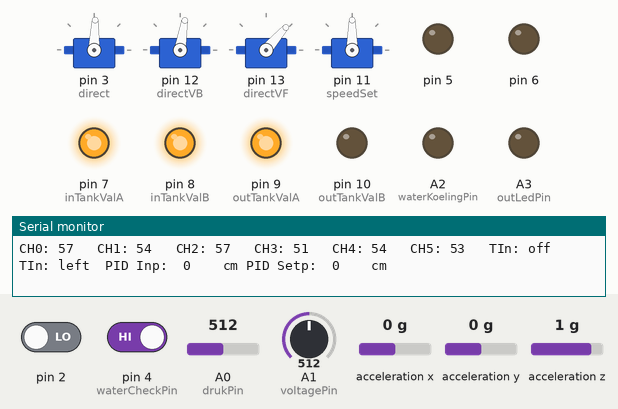
A sketch run on a simulated Arduino Uno, built with avr-gcc and run on an emulated ATmega328P. Shown: 4 × servo, output pins drawn as LEDs (lit = HIGH), the last lines printed to the serial monitor. Inputs (shaded band) come from the test bench; at power-on: A1 (voltagePin) = 512, pin 4 (waterCheckPin) HIGH, A0 (drukPin) = 512, pin 2 LOW, acceleration x 0 g, acceleration y 0 g, acceleration z 1 g.

Above: at 3.2 s.
3.3 s: A1 (voltagePin) set to 942
6.3 s: A1 (voltagePin) set to 959
At 8.6 s:
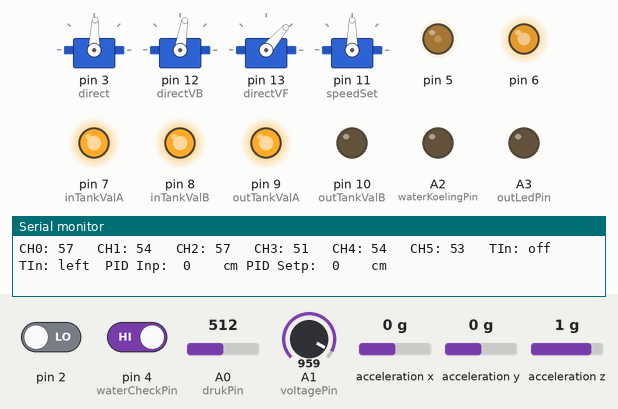
9.3 s: pin 4 (waterCheckPin) driven LOW
At 10.94 s:
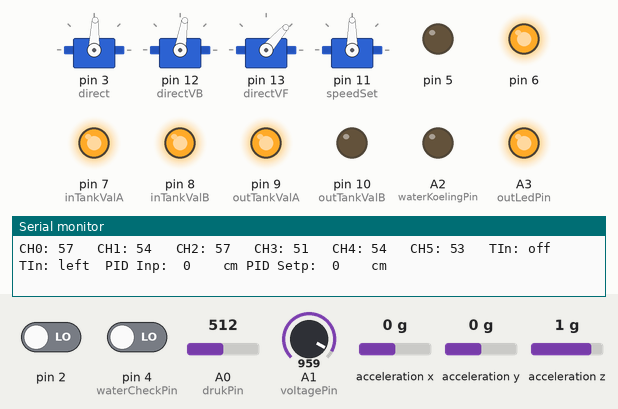
12.3 s: A0 (drukPin) set to 528
15.3 s: pin 4 (waterCheckPin) driven HIGH
At 15.77 s:
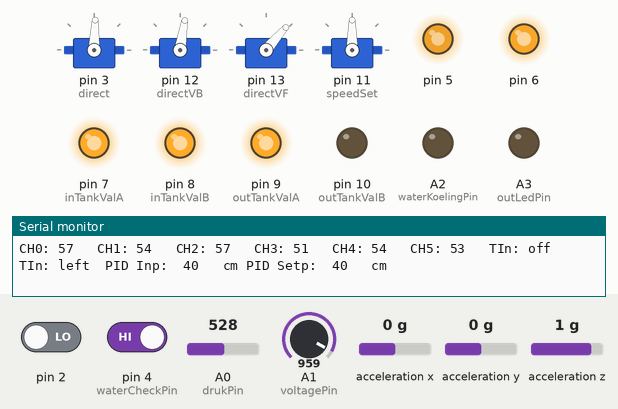
18.3 s: A1 (voltagePin) set to 992
At 20.3 s:
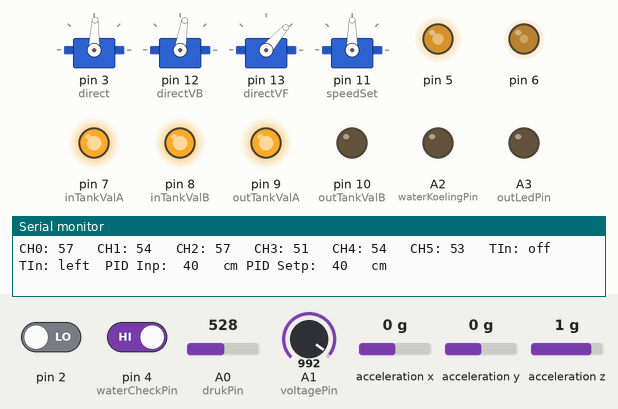
Timing chart, 0 to 42.5 s (numbered marks = the images above; inputs shaded):
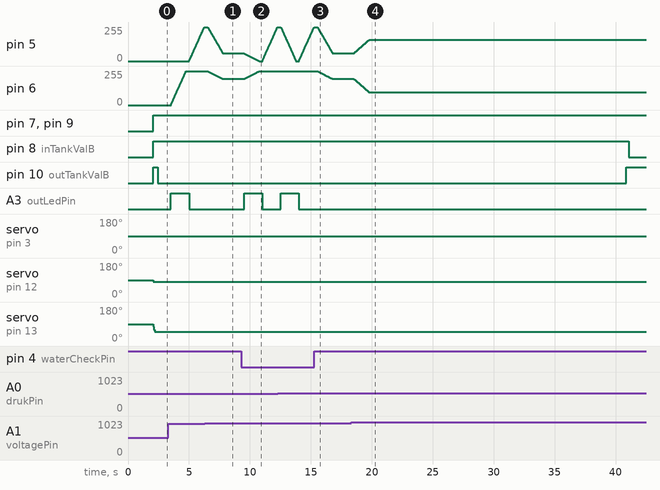

Measured:
- the behaviour switches between 950 and 951 on A1 (voltagePin) (found by bisection; images 0 and 1)
- after the input at 6.3 s, pin 6: moves from 255/255 to 197/255 over 1.2 s, starting after 0.24 s; A3 (outLedPin): stays LOW (without the input it goes to HIGH after 0.23 s)
- after the input at 9.3 s, pin 6: moves from 197/255 to 255/255 over 1.2 s, starting after 0.25 s; A3 (outLedPin): LOW → HIGH after 0.22 s, → LOW 1.5 s later
- after the input at 15.3 s, pin 6: moves from 255/255 to 197/255 over 1.2 s, starting after 0.24 s; A3 (outLedPin): stays LOW (without the input it goes to HIGH after 0.23 s)
- after the input at 18.3 s, pin 5: moves from 58/255 to 159/255 over 1.2 s, starting after 0.24 s; pin 6: moves from 197/255 to 96/255 over 1.2 s, starting after 0.24 s

The sketch:

Duikboot_Automatisch_GitHub.ino
```cpp
/*******************************************************************************************************************
 * GP Duikboot VII c/41 2013-2016
 * by:       * Michiel Caron
 *           * Christophe Dupont
 *           * Joachim Pauwels
 *           * Thomas Devoogdt
 * links:    * http://viic41.blogspot.be/
 *           * https://www.youtube.com/channel/UCqY24WBCvpEZ_ps5mDEgGUQ
 *           * https://github.com/ThomasDavidDev/Duikboot-VIIc-41
 *******************************************************************************************************************/
/*ESC Calibratie*/
/*
 * Throtle omhoog blijven houden.
 * Ontvanger aanleggen.
 * Wachten tot 3x tuut.
 * Throtle beneden, boven, beneden,...
 */

/*
 *                                              +-----+
 *                 +----[PWR]-------------------| USB |--+
 *                 |                            +-----+  |
 *                 |         GND/RST2  [ ][ ]            |
 *                 |       MOSI2/SCK2  [ ][ ]  A5/SCL[ ] |
 *                 |          5V/MISO2 [ ][ ]  A4/SDA[ ] |
 *                 |                             AREF[ ] |
 *                 |                              GND[ ] |
 *                 | [ ]N/C                    SCK/13[ ] |   Duik V (Direction Angle vf)
 *                 | [ ]IOREF                 MISO/12[ ] |   Duik A (Direction Angle vb)
 *                 | [ ]RST                   MOSI/11[ ]~|   Propellers
 *                 | [ ]3V3    +---+               10[ ]~|   Buiten Tank B
 *                 | [ ]5v    -| A |-               9[ ]~|   Buiten Tank A
 *                 | [ ]GND   -| R |-               8[ ] |   Binnen Tank B
 *                 | [ ]GND   -| D |-                    |
 *                 | [ ]Vin   -| U |-               7[ ] |   Binnen Tank A
 *                 |          -| I |-               6[ ]~|   LED B
 *          Druk   | [ ]A0    -| N |-               5[ ]~|   LED R
 *       Voltage   | [ ]A1    -| O |-               4[ ] |   Water Sensor
 * Water Koeling   | [ ]A2     +---+           INT1/3[ ]~|   STUUR (Direction Angle)
 *       LED OUT   | [ ]A3                     INT0/2[ ] |   PPM
 *           XYZ   | [ ]A4/SDA  RST SCK MISO     TX>1[ ] |   USB
 *           XYZ   | [ ]A5/SCL  [ ] [ ] [ ]      RX<0[ ] |   USB
 *                 |            [ ] [ ] [ ]              |
 *                 |  UNO_R3    GND MOSI 5V  ____________/
 *                  \_______________________/
 */

/*INCLUDE*/
#include <ADXL345.h>      //Library by Adafruit:           https://github.com/adafruit/Adafruit_ADXL345
#include <PPMdecode.h>    //Library by Thomas Devoogdt:    https://github.com/ThomasDavidDev/PPMdecode
#include <ColorLed.h>     //Library by Thomas Devoogdt:
#include <Wire.h>         //Library by Nicholas Zambetti:  https://github.com/arduino/Arduino/tree/master/hardware/arduino/avr/libraries/Wire
#include <Servo.h>        //Library by Michael Margolis:   https://github.com/arduino/Arduino/tree/master/libraries/Servo
#include <Event.h>        //Library by Simon Monk:         http://www.doctormonk.com/2012/01/arduino-timer-library.html
#include <Timer.h>        //Library by Simon Monk:         http://www.doctormonk.com/2012/01/arduino-timer-library.html
#include <PID_v1.h>       //Library by Brett Beauregard:   https://github.com/br3ttb/Arduino-PID-Library/

/*Define's*/
//#define led 13

//#define gyroServoOffset 30  //Max hoek die door servo's worden gecorrigeerd.
#define speedOffset 20       //Zone waarbinnen speedStop actief is. (voor joystick)
#define servoOffset 7       //Zone waarbinnen servoOffset actief is. (voor joystick)

#define speedMin  15      //ESC max snelheid links.
#define speedStop 90      //ESC geen beweging.
#define speedMax  165     //ESC max snelheid rechts.

#define directAngleStart    90  //Servo's neutrale positie
#define directVBAngleStart  90
#define directVFAngleStart  90

//Calibration 2016/09/08
#define directAngleMin  63   //Servo Mapping Direction Angle [abs: 47 - 132]
#define directAngleMax  117
#define directAngleVAngleFrontMin  0 //Servo Mapping Vertical Direction Angle [abs: 0 - 75]
#define directAngleVAngleFrontMax  75
#define directAngleVAngleBackMin  27 //Servo Mapping Vertical Direction Angle [abs: 27 - 115]
#define directAngleVAngleBackMax  115

#define maxDiepteBuitenTank   25      //Max diepte waarbij pompen nog nut heeft.
//#define snorkel             20      //Diepte Snorkel
#define delayTankOutDown      38500   //Pomptijd omlaag
#define delayTankOutUp        38500   //Pomptijd omhoog
#define delayTankIns          10000    //Pomptijd binnentank
#define maxDiepte             150     //cm
//#define minDuikSnelheid     -1      //1cm / 5s
//#define criDuikSnelheid     -10     //10cm / 5s Kritieke duiksnelheid

//Vervang de getallen in PPM om de afstandsbediening in te stellen.
#define PPMdirectionHorizontal  PPM[1]  //Right Stick - Left - Right
#define PPMdirectionVertical    PPM[0]  //Right Stick - Up - Down
#define PPMspeed                PPM[2]  //Left Stick - Up - Down
#define PPMDuikenAskReal        PPM[3]  //...
#define PPMDuikenSchuifAskReal  PPM[5]  //...

#define ADXL345Calibration  20    //Calibration Gyro - Axel

#define VoltageMin          940
#define VoltageHysterese    950

/*Timer.h*/
Timer t;

/*PPM_INIT*/
#define inter 0       //Let op! int.0 staat verbonden op !pin 2! zie: http://arduino.cc/en/Reference/attachInterrupt .
#define channels 6    //In te stellen op het aantal in te lezen kanalen.
PPMdecode myPPMdecode = PPMdecode(inter, channels); //Aanmaken van een nieuw object.
short defaultValue[channels] = {
  50, 50, 50, 50, 50, 0 };
int PPM[channels] = {
  50, 50, 50, 50, 50, 0 };

/*PID*/
double PIDSetpoint, PIDInput, PIDOutput;
PID myPID(&PIDInput, &PIDOutput, &PIDSetpoint,2,5,1, DIRECT);


/*ADXL345_INIT (Hoek)*/
ADXL345 adxl = ADXL345();     //Aanmaken van een nieuw object.
int x, y, z;      //Sensor Val.
int xR, yR, zR;   //Real
int xO, yO, zO;   //Offset

/*DRUK_INIT*/
int diepteReal;
int drukCal;
#define drukPin 0
#define diepte (uint16_t)(abs((analogRead(drukPin)-drukCal)*2.5))
/* Berekening: vb: p = 200kPa, p0 = 101.325kPa, Vs = 5V,  ρ = 1027kg/m³
 VOUT = Vs* (0.004 x P-0.04) ± Error = 5 * (0.004 x 200.000-0.04) + 0 = 3.8V  (Zie DataSheet!)
 VOUT = Vs* (0.004 x P-0.04) ± Error = 5 * (0.004 x 101.325-0.04) + 0 = 1.8265V
 Devisions = (2^10 - 1) x ΔV / Vs = (2^10 - 1) x (3.8 - 1.8265) / 5 = 403.7772816div
 p=p0 + ρgh zodat h = (p - p0) / (ρ x g) = (200000 - 101325) / (9.81 * 1027) = 9.79m = 979.42cm
 C = 979.42/403.78 = 2.425636975 ~ 2.5
 */

/*Voltage_Check*/
int voltageReal;
#define voltagePin A1
boolean voltageAlarm = LOW;

/*Water_Check*/
#define waterCheckPin 4
boolean waterCheckAlarm = LOW;

/*Water_Koeling*/
#define waterKoelingPin A2
boolean waterKoeling = LOW;

/*RGBLed*/
rgbLed myLed = rgbLed(5, 5, 6);
#define outLedPin A3
//RED   = PIN 12
//GREEN = PIN 12
//BLUE  = PIN 13

/*Variabelen*/
int speedSetVal       = speedStop;            //Motoren
int speedSetValReal   = speedStop;
int directAngle       = directAngleStart;     //Servo richting links rechts.
int directAngleReal   = directAngleStart;
int directVBAngle     = directVBAngleStart;   //Servo richting achteraan, Omlaag - Omhoog.
int directVBAngleReal = directVBAngleStart;
int directVFAngle     = directVFAngleStart;   //Servo richting vooraan, Omlaag - Omhoog.
int directVFAngleReal = directVFAngleStart;

int PPMDuikenAsk;
int PPMDuikenSchuifAsk;

//int calAngle; //Draaihoek om de stabiliteit bij te sturen. (gyro afhankelijk)

int duikReal;               //Waarde van schuif pot. meter.
//int diepteAsk;              //Gevraagde diepte.
//int diepteDiff;             //Verschil met gevraagde en werkelijke diepte.
//int diepteLast;             //Vorige diepte.
//int duikDiff;               //Hoogte verschil per tijdseenheid.

boolean firstFlag = false;    //Duikprocedure starten.
boolean secondFlag = false;   //Snorkeldiepte bereikt met buitentank.
boolean tankInsFlag = false;  //Binnen Tank Pomp Verg.

enum HBrug {
  off, left, right };
HBrug outTank = off;
HBrug inTank = off;

boolean blinkLed = false;     //Led pin 13 blink.

/*Servo*/
Servo direct;           //Richting Links Rechts
Servo directVB;         //Richting Achteraan, Omlaag - Omhoog
Servo directVF;         //Richting Vooran, Omlaag - Omhoog
Servo speedSet;         //ESC's Motoren

/*SETUP*/
void setup() {
  Serial.begin(112500);            //INIT_Serial.
  Serial.println("Welcome!");
  Serial.println("");

  adxl.autoPreset(1);              //INIT_ADXL345.
  xO = 0;
  yO = 0;
  zO = 0;
  delay(500);
  for (int i = 0; i < ADXL345Calibration; i++) { //Begrens alle waarden tussen 0 & 100
    adxl.readAccel(&x, &y, &z);
    xO += x;
    yO += y;
    zO += z;
    delay(50);
  }
  xO /= -ADXL345Calibration;
  yO /= -ADXL345Calibration;
  zO /= -ADXL345Calibration;

  drukCal = analogRead(drukPin);   //Pressure Calibration. (eventueel vast zetten)

  myPPMdecode.SetDefaultValues(defaultValue);

  //tell the PID to range between -150 to 150
  myPID.SetOutputLimits(-150, 150);

  //turn the PID on
  myPID.SetMode(AUTOMATIC);

  pinMode(7, OUTPUT);     //inTankValA
  pinMode(8, OUTPUT);     //inTankValB
  pinMode(9, OUTPUT);     //outTankValA
  pinMode(10, OUTPUT);    //outTankValB

  pinMode(waterKoelingPin, OUTPUT);
  pinMode(outLedPin, OUTPUT);

  pinMode(waterCheckPin, INPUT);

  //pinMode(12, OUTPUT);    //RED
  //pinMode(13, OUTPUT);    //BLUE

  myLed.transitionTime = 1000;

  direct.attach(3);                           //Richting Links Rechts
  directVB.attach(12);                         //Richting Achteraan, Omlaag - Omhoog
  directVF.attach(13);                         //Richting Vooraan, Omlaag - Omhoog
  speedSet.attach(11, 1000, 2000);            //ESC's Motoren

  delay(500);

  t.every(50, timer50);     //50ms timer
  t.every(1500, timer1500);   //1500ms timer
  t.every(1000, timer1000); //1000ms timer
}

/*******************************************************************************************************************
 * loop
 *******************************************************************************************************************/

void loop() {
  ppmRemap();           //Schaalt alle waardes tussen 0 en 100%.

  servoCalc();          //Berekent de hoek van de servo's en stuurt ze aan.

  escCalc();            //Berekent de snelheid van de motoren.

  tankCalc();           //Berekent de snelheid van de pompen en regelt hun werking.

  waterCheck();         //Controleert of er water in de boot is gekomen.

  voltageCheck();       //Controleert de spanning van de batterijen.

  rgbLed::updateLeds(); //Kleuren Led update.

  t.update();           //Timer update
}

/*******************************************************************************************************************
 * subroutines
 *******************************************************************************************************************/

void ppmRemap() {
  PPM[0] = map(myPPMdecode.channel[0], 4, 84, 0, 100); //Alles tussen 0 en 100 mappen
  PPM[1] = map(myPPMdecode.channel[1], 6, 87, 0, 100);
  PPM[2] = map(myPPMdecode.channel[2], 4, 84, 0, 100);
  PPM[3] = map(myPPMdecode.channel[3], 8, 89, 0, 100);
  PPM[4] = map(myPPMdecode.channel[4], 6, 87, 0, 100);
  PPM[5] = map(myPPMdecode.channel[5], 8, 87, 0, 100);

  for (int i; i < channels; i++) { //Begrens alle waarden tussen 0 & 100
    if (PPM[i] < 0) PPM[i] = 0;
    if (PPM[i] > 100) PPM[i] = 100;
  }

  if (myPPMdecode.error) {
    PPM[0] = 50;
    PPM[1] = 50;
    PPM[2] = 50;
    PPM[3] = 50;
    PPM[4] = 50;
    PPM[5] = 0;
  }
}

void servoCalc() {
  int directV = PPMdirectionVertical; //Channel 0, val: 0 to 100

  int centralFront = (directAngleVAngleFrontMin + directAngleVAngleFrontMax) / 2;
  int centralBack = (directAngleVAngleBackMin + directAngleVAngleBackMax) / 2;
  if (directV - 50 > servoOffset) {
    directVFAngle = map(directV, 50 + servoOffset, 100, centralFront, directAngleVAngleFrontMax);
    directVBAngle = map(directV, 0, 50 + servoOffset, directAngleVAngleBackMin, centralBack);
  }
  else {
    directVFAngle = map(directV, 0, 50 - servoOffset, directAngleVAngleFrontMin, centralFront);
    directVBAngle = map(directV, 50 - servoOffset, 100, centralBack, directAngleVAngleBackMax);
  }
  directAngle = map(PPMdirectionHorizontal, 0, 100, directAngleMax, directAngleMin);
}

void escCalc() {
  int speedSet = PPMspeed; //Channel 0, val: 0 to 100
  if (abs(speedSet - 50) < speedOffset){
    speedSetVal = speedStop; // map: 35 to 65 --> 90
    waterKoeling = LOW;
  }
  else if (speedSet - 50 > speedOffset)
  {
    speedSetVal = map(speedSet, 50 + speedOffset, 100, speedStop, speedMax); // map: 65 to 100 --> 90 to 165
    waterKoeling = HIGH;
  }
  else
  {
    speedSetVal = map(speedSet, 0, 50 - speedOffset, speedMin, speedStop); // map: 0 to 35 --> 15 to 90
    waterKoeling = HIGH;
  }
}

void tankCalc() {
  /*
   * boolean firstFlag = false;    //Duikprocedure starten.
   * boolean secondFlag = false;   //Snorkeldiepte bereikt met buitentank.
   *
   * int diepteReal;               //Diepte volgens druk pin.
   * int duikReal;                 //Waarde van schuif pot. meter.
   */
  //  if (abs(PPMDuikenAsk - 50) < 25)
  //  {
  //   // Stil
  //     tankInsFlag = false;
  //     inTank = off;
  //  }
  //  else if (tankInsFlag)
  //  {
  //     inTank = off;
  //  }
  //  else if ((PPMDuikenAsk - 50) > 24)
  //  {// Beneden
  //      if (diepteReal < maxDiepteBuitenTank && (outTank == off && !secondFlag) || (outTank == right && secondFlag)) //Buiten Tank
  //      {
  //        outTank = left; //Inpompen
  //        t.after(delayTankOutDown, delayCallTankOutDown);
  //      }
  //      else if (outTank == off && secondFlag) //Binnen Tank
  //      {
  //        inTank = left;
  //        t.after(delayTankIns, delayCallTankInMax);
  //      }
  //  }
  //  else
  //  {// Boven
  //     if (diepteReal < maxDiepteBuitenTank && (outTank == off && secondFlag) || (outTank == left  && !secondFlag)) //Buiten Tank
  //     {
  //        outTank = right; //Uitpompen
  //        t.after(delayTankOutDown, delayCallTankOutUp);
  //      }
  //      else if (outTank == off && secondFlag) //Binnen Tank
  //      {
  //        inTank = right;
  //        t.after(delayTankIns, delayCallTankInMax);
  //      }
  //  }


  //Buiten Tank
  if (PPMDuikenSchuifAsk > 20 && !firstFlag) firstFlag = true;
  if (PPMDuikenSchuifAsk < 5 && firstFlag) firstFlag = false;

  if (diepteReal < maxDiepteBuitenTank) {
    if (firstFlag && ((outTank == off && !secondFlag) || (outTank == right && secondFlag)) ) {
      outTank = left; //Inpompen
      t.after(delayTankOutDown, delayCallTankOutDown);
    }
    if (!firstFlag && ((outTank == off && secondFlag) || (outTank == left  && !secondFlag)) ) {
      outTank = right;  //Uitpompen
      t.after(delayTankOutUp, delayCallTankOutUp);
    }
  }

  //Binnen Tank
  PIDInput = diepteReal;
  if (secondFlag)
  {
    PIDSetpoint = map(PPMDuikenSchuifAsk, 20, 100, maxDiepteBuitenTank, maxDiepte);
  }
  else
  {
    PIDSetpoint = diepteReal;
  }

  myPID.Compute();
  if (outTank == off && firstFlag && secondFlag)
  {
    if (PIDOutput < -100 )
    {
      inTank = right;
    }
    else if (PIDOutput > 100 )
    {
      inTank = left;
    }
  }
  else
  {
    inTank = off;
  }

  //Binnen Tank H-Bridge
  //Later: als secondFlag && firstFlag, PID op insTank met Error = diepteReal - map(duikreal, 10, 100, maxDiepteBuitenTank, max diepte)
  //En de hysteresis van 10 naar 20
  //  int insTank = PPMbinnenTank; //Channel 3, val: 0 to 100
  //  if (abs(insTank - 50) < 25)
  //  {
  //    tankInsFlag = false;
  //    inTank = off;
  //  }
  //  else if (tankInsFlag)
  //  {
  //    inTank = off;
  //  }
  //  else if ((insTank - 50) > 24)
  //  {
  //    inTank = left;
  //    t.after(delayTankIns, delayCallTankInMax);
  //
  //  }
  //  else
  //  {
  //    inTank = right;
  //    t.after(delayTankIns, delayCallTankInMax);
  //  }
}

void delayCallTankOutDown() {
  if (outTank != right) secondFlag = true;
  outTank = off;
}

void delayCallTankOutUp() {
  if (outTank != left) secondFlag = false;
  outTank = off;
}

void delayCallTankInMax() {
  tankInsFlag = true;
}

void voltageCheck() {
  if (fading(analogRead(voltagePin), &voltageReal, 1) < VoltageMin && !voltageAlarm) {
    voltageAlarm = true;
  }
  if (fading(analogRead(voltagePin), &voltageReal, 1) > VoltageHysterese && voltageAlarm) {
    voltageAlarm = false;
  }
}

void waterCheck() {
  waterCheckAlarm = !digitalRead(waterCheckPin);
}

int fading(int input, int *real, int val) {   //Berekent de fading.
  if (*real < input && *real + val < input) *real += val;
  else if (*real > input && *real - val > input) *real -= val;
  else *real = input;
  return *real;
}

void timer50() {  //50ms timer
  //hoek uitlezen + pieken weg werken
  adxl.readAccel(&x, &y, &z);
  fading(x + xO, &xR, 1);
  fading(y + yO, &yR, 1);
  fading(z + zO, &zR, 1);

  //fading ESC
  speedSet.write(fading(speedSetVal, &speedSetValReal, 10));
  direct.write(fading(directAngle, &directAngleReal, 15));
  directVB.write(fading(directVBAngle, &directVBAngleReal, 15));
  directVF.write(fading(directVFAngle, &directVFAngleReal, 15));

  fading(diepte, &diepteReal, 3);

  fading(PPMDuikenSchuifAskReal, &PPMDuikenSchuifAsk, 3);
  fading(PPMDuikenAskReal, &PPMDuikenAsk, 3); //Input Channel Fading

  //Inside Tank and Outside Tank
  //digitalWrite(7, inTankValA); //inTankValA
  //digitalWrite(8, inTankValB); //inTankValB
  //digitalWrite(9, outTankValA); //outTankValA
  //digitalWrite(10, outTankValB); //outTankValB
  if (outTank == off)
  {
    digitalWrite(9, HIGH); //outTankValA
    digitalWrite(10, HIGH); //outTankValB
  }
  else if (outTank == left)
  {
    digitalWrite(9, HIGH); //outTankValA
    digitalWrite(10, LOW); //outTankValB
  }
  else if (outTank == right)
  {
    digitalWrite(9, LOW); //outTankValA
    digitalWrite(10, HIGH); //outTankValB
  }

  if (inTank == off)
  {
    digitalWrite(7, HIGH); //inTankValA
    digitalWrite(8, HIGH); //inTankValB
  }
  else if (inTank == left)
  {
    digitalWrite(7, HIGH); //inTankValA
    digitalWrite(8, LOW); //inTankValB
  }
  else if (inTank == right)
  {
    digitalWrite(7, LOW); //inTankValA
    digitalWrite(8, HIGH); //inTankValB
  }

  digitalWrite(waterKoelingPin, waterKoeling);

  printValues(); //Log
}

void timer1000() {   //1000ms timer
  //blinkLed = !blinkLed;
  //digitalWrite(led, blinkLed);
}

void timer1500() {   //1500ms timer
  if (voltageAlarm || waterCheckAlarm) { //RED Blink
    blinkLed = !blinkLed;
    if (blinkLed) myLed.changeColor("#0000FF");
    else myLed.changeColor("#FFFFFF");

    digitalWrite(outLedPin, blinkLed);
  }
  else {    //Fade from blue to red
    short red = map(voltageReal, VoltageMin, 1023, 0, 255);
    short green = map(voltageReal, VoltageMin, 1023, 0, 255);
    short blue = map(voltageReal, VoltageMin, 1023, 255, 0);
    myLed.changeColor(red, green, blue);

    digitalWrite(outLedPin, LOW);
  }
  //voltageReal
}
```

Source omitted: log.ino (8607 bytes)
